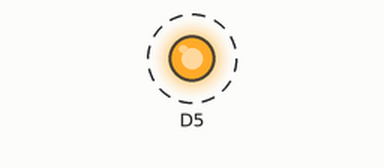
Recording of a sketch running on a simulated Arduino Zero (SAMD21). On the bench: output pins drawn as LEDs (lit = HIGH). Dashed ring = blinking.

Above: at 0.05 s.
Timing chart, 0 to 3.0 s (numbered marks = the images above):
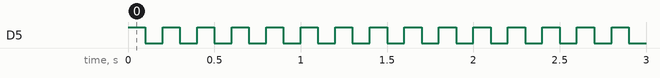

The sketch:

rws_blink.ino
```cpp
#define SerialPort SerialUSB

void setup() {
  // ----------------------------------- LED Pins -----------------------------------------
  // PORT->Group[PORTA].DIRSET.reg = PORT_PA15;
  // PORT->Group[PORTA].OUTCLR.reg = PORT_PA15;
  pinMode(5, OUTPUT);

  // ----------------------------------- Debug --------------------------------------------

  SerialPort.begin(115200);
}

void loop()
{
  // PORT->Group[PORTA].OUTSET.reg = PORT_PA15;
  digitalWrite(5, HIGH);
  delay(100);
  // PORT->Group[PORTA].OUTCLR.reg = PORT_PA15;
  digitalWrite(5, LOW);
  delay(100);
}
```

Measured:
- by itself, D5: alternates HIGH for 0.10 s and LOW for 0.10 s
